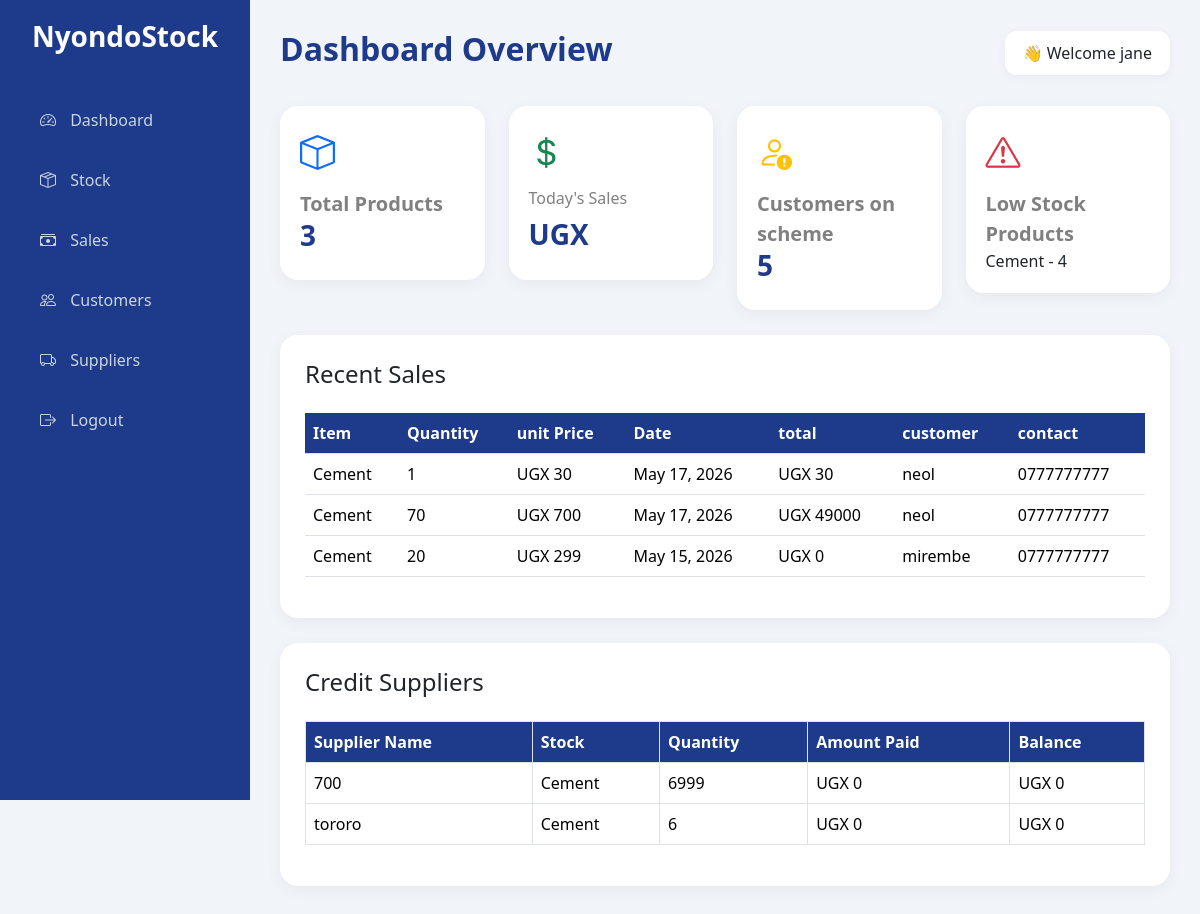
Page /dashboard/ on the earlier database version.
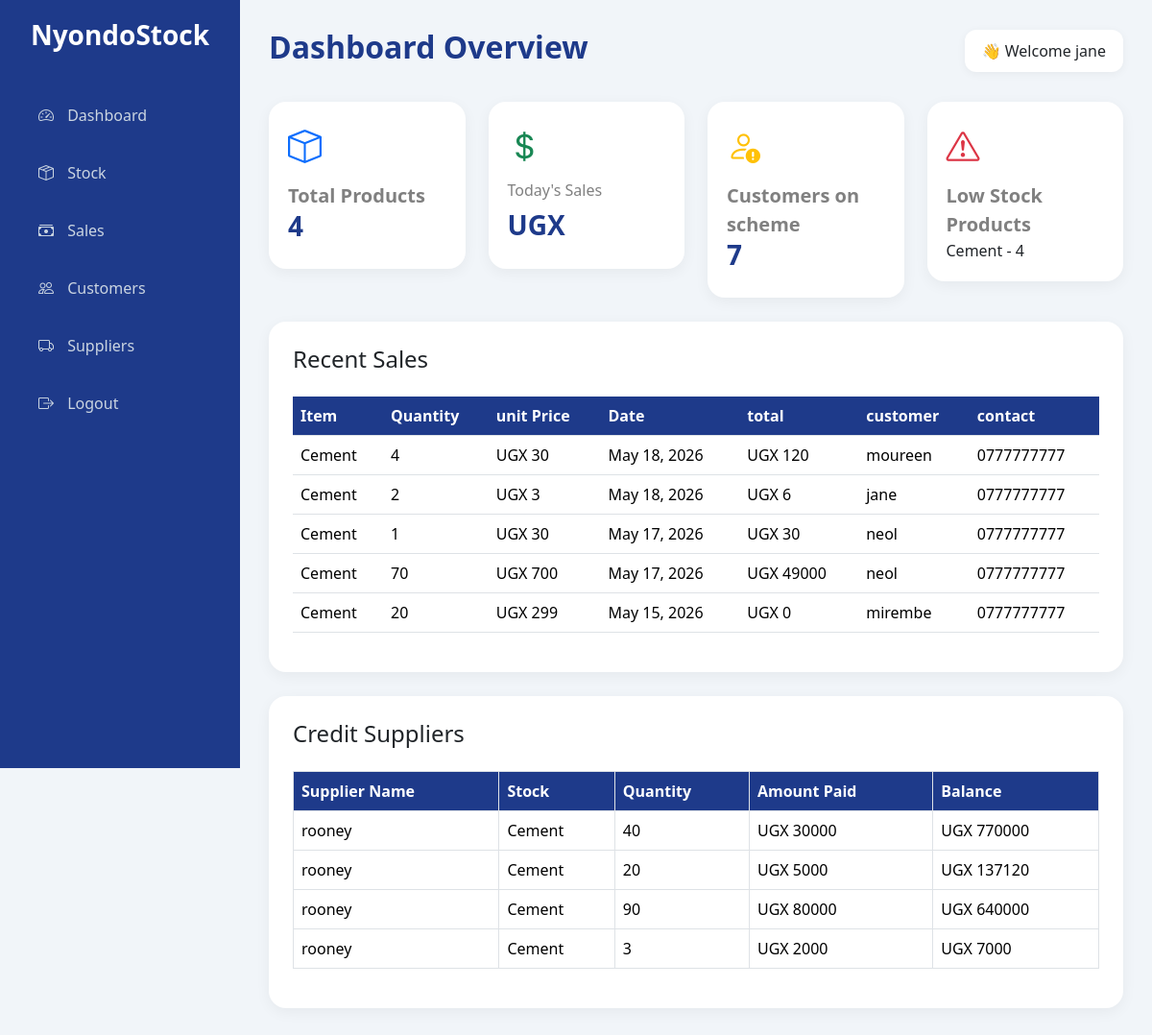
Same page on the later database version.
### mugeniapp/models.py (models this page shows, shortened)
class Stock(models.Model):
    name = models.CharField(max_length=100)
    category = models.CharField(max_length=100)
    quantity = models.PositiveIntegerField(default=0)
    cost_price = models.PositiveIntegerField(default=0)
    selling_price = models.PositiveIntegerField(default=0)
    date = models.DateField()
    specifications = models.CharField(max_length=100, null=True)
    def __str__(self):
     return self.name

class Sales(models.Model):
    name = models.ForeignKey(Stock, on_delete=models.CASCADE)
    quantity = models.PositiveIntegerField(default=0)
    unit_price = models.PositiveIntegerField()
    date = models.DateField()
    total_price = models.PositiveIntegerField(default=0)
    customer_name = models.CharField(max_length=100)
    customer_contact = models.CharField(max_length=100)
    distance = models.FloatField(default=0)
    transport_fee = models.PositiveIntegerField(default=0)
    grand_total = models.PositiveIntegerField(default=0)

class Supplier(models.Model):
    stock = models.ForeignKey(Stock, on_delete=models.CASCADE)
    supplier_name = models.CharField(max_length=100)
    supplier_contact = models.CharField(
    max_length=20,
    null=True,
    blank=True
)
    quantity = models.PositiveIntegerField(default=0)
    cost_price = models.PositiveIntegerField(default=0)
    total_cost = models.PositiveIntegerField(default=0 , blank=True, null=True)
    date = models.DateField()
    method_of_payment = models.CharField(max_length=50, default="Credit")
    amount_paid = models.IntegerField(default=0)
    balance = models.IntegerField(default=0, blank=True, null=True)

### mugeniapp/views.py (the view)
# urls.py: path('dashboard/', views.dashboard, name='dashboard'),
def dashboard(request):
    total_products = Stock.objects.count()
    today_sales = Sales.objects.all()
    total_sales_amount = sum(sale.total_price for sale in today_sales)
    scheme_customers = Customer.objects.count()
    credit_suppliers = Supplier.objects.all()
    recent_sales = Sales.objects.order_by('-id')[:5]
    low_stock_products = Stock.objects.filter(quantity__lte=5)
    context = {
        'total_products': total_products,
        'total_sales_amount': total_sales_amount,
        'scheme_customers': scheme_customers,
        'credit_suppliers': credit_suppliers,
        'recent_sales': recent_sales,
        'low_stock_products': low_stock_products,
    }
    return render(request, 'dashboard.html', context)

### mugeniapp/templates/dashboard.html (shortened to what this page needs)
<!DOCTYPE html>
<html lang="en">
<head>
    <link href="https://cdn.jsdelivr.net/npm/bootstrap@5.3.8/dist/css/bootstrap.min.css" rel="stylesheet">
    <link rel="stylesheet"
    href="https://cdn.jsdelivr.net/npm/bootstrap-icons@1.11.3/font/bootstrap-icons.min.css">
</head>
<body>
    <div class="sidebar">
        <h3>NyondoStock</h3>
        <a href="{% url 'dashboard' %}">
            <i class="bi bi-speedometer2"></i> Dashboard
        </a>
        <a href="{% url 'stock' %}">
            <i class="bi bi-box-seam"></i> Stock
        </a>
        <a href="{% url 'sales' %}">
            <i class="bi bi-cash-stack"></i> Sales
        </a>
        <a href="{% url 'customer' %}">
            <i class="bi bi-people"></i> Customers
        </a>
        <a href="{% url 'supplier' %}">
            <i class="bi bi-truck"></i> Suppliers
        </a>
        <a href="{% url 'login' %}">
            <i class="bi bi-box-arrow-right"></i> Logout
        </a>
    </div>
    <div class="main-content">
        <div class="topbar">
            <h2>Dashboard Overview</h2>
            <div class="profile">
                👋 Welcome jane
            </div>
        </div>
        <div class="row g-4">
            <div class="col-md-3">
                <div class="dashboard-card">
                    <div class="card-icon text-primary">
                        <i class="bi bi-box"></i>
                    </div>
 <li style="list-style: none;"><a href="{% url 'add' %}" style="font-size: 20px; color: grey; font-weight: bold; text-decoration: none;">Total Products</a></li>
                    <h3>{{ total_products }}</h3>
                </div>
            </div>
            <div class="col-md-3">
                <div class="dashboard-card">
                    <div class="card-icon text-success">
                        <i class="bi bi-currency-dollar"></i>
                    </div>
                    <h6>Today's Sales</h6>
                    <h3>UGX {{ today_sales_amount }}</h3>
                </div>
            </div>
            <div class="col-md-3">
                <div class="dashboard-card">
                    <div class="card-icon text-warning">
                        <i class="bi bi-person-exclamation"></i>
                    </div>
                  <li style="list-style: none;">
    <a href="{% url 'customer' %}"
       style="font-size: 20px; color: grey; font-weight: bold; text-decoration: none;">
        Customers on scheme
    </a>
</li>
                 <h3>{{ scheme_customers }}</h3>
                </div>
            </div>
            <div class="col-md-3">
                <div class="dashboard-card">
                    <div class="card-icon text-danger">
                        <i class="bi bi-exclamation-triangle"></i>
                    </div>
                      <li style="list-style: none;"><a href="{% url 'add' %}" style="font-size: 20px; color: grey; font-weight: bold; text-decoration: none;">Low Stock Products</a></li>
{% for item in low_stock_products %}
    {{ item.name }} - {{ item.quantity }}
{% endfor %}
                </div>
            </div>
        </div>
        <div class="table-box">
            <h4 class="mb-4">Recent Sales</h4>
            <table class="table table-hover align-middle">
                <thead>
                    <tr>
                        <th>Item</th>
                        <th>Quantity</th>
                        <th>unit Price</th>
                        <th>Date</th>
                        <th>total</th>
                        <th>customer</th>
                        <th>contact</th>
                    </tr>
                </thead>
                <tbody>
                    {% for sale in recent_sales %}
                    <tr>
                    <td>{{ sale.name }}</td>
                        <td>{{ sale.quantity }}</td>
                        <td>UGX {{ sale.unit_price }}</td>
         <td>{{ sale.date }}</td>
                        <td>UGX {{ sale.total_price }}</td>
                        <td>{{ sale.customer_name }}</td>
                        <td>{{ sale.customer_contact }}</td>
                    </tr>
                    {% endfor %}
                </tbody>
            </table>
        </div>
<div class="table-box">
    <h4 class="mb-4">Credit Suppliers</h4>
    <table class="table table-bordered align-middle">
        <thead>
            <tr>
                <th>Supplier Name</th>
                <th>Stock</th>
                <th>Quantity</th>
                <th>Amount Paid</th>
                <th>Balance</th>
            </tr>
        </thead>
        <tbody>
            {% for supplier in credit_suppliers %}
            <tr>
                <td>{{ supplier.supplier_name }}</td>
                <td>{{ supplier.stock.name }}</td>
                <td>{{ supplier.quantity }}</td>
                <td>UGX {{ supplier.amount_paid }}</td>
                <td>UGX {{ supplier.balance }}</td>
            </tr>
            {% endfor %}
        </tbody>
    </table>
</div>
    </div>
</body>
</html>

### mugeniapp/templates/dashboard.html (style rules this page uses)
* { margin: 0; padding: 0; box-sizing: border-box; }
body { background: #f1f5f9; font-family: 'Segoe UI', sans-serif; }
.sidebar { height: 100vh; background:#1E3A8A; position: fixed; width: 250px; padding-top: 20px; }
.sidebar h3 { color: white; text-align: center; margin-bottom: 40px; font-weight: bold; }
.sidebar a { display: block; color: #cbd5e1; text-decoration: none; padding: 14px 25px; margin: 8px 15px; border-radius: 10px; transition: 0.3s; font-size: 16px; }
.sidebar i { margin-right: 10px; }
.main-content { margin-left: 250px; padding: 30px; }
.topbar { display: flex; justify-content: space-between; align-items: center; margin-bottom: 30px; }
.topbar h2 { font-weight: bold; color: #1E3A8A; }
.profile { background: white; padding: 10px 18px; border-radius: 12px; box-shadow: 0 2px 10px rgba(0,0,0,0.05); }
.dashboard-card { border: none; border-radius: 18px; padding: 20px; background: white; box-shadow: 0 4px 15px rgba(0,0,0,0.05); transition: 0.3s; }
.card-icon { font-size: 35px; margin-bottom: 10px; }
.dashboard-card h6 { color: gray; margin-bottom: 10px; }
.dashboard-card h3 { font-weight: bold; color: #1E3A8A; }
.table-box { background: white; padding: 25px; border-radius: 18px; margin-top: 25px; box-shadow: 0 4px 15px rgba(0,0,0,0.05); }
.table th { background: #1E3A8A; color: white; }

Differences in the rows shown:
removed Supplier: supplier_name "700", stock.name "Cement", quantity "6999", amount_paid "0", balance "0"
removed Supplier: supplier_name "tororo", stock.name "Cement", quantity "6", amount_paid "0", balance "0"
added Sales: name "Cement", quantity "4", unit_price "30", date "May 18, 2026", total_price "120", customer_name "moureen", customer_contact "0777777777"
added Sales: name "Cement", quantity "2", unit_price "3", date "May 18, 2026", total_price "6", customer_name "jane", customer_contact "0777777777"
added Supplier: supplier_name "rooney", stock.name "Cement", quantity "40", amount_paid "30000", balance "770000"
added Supplier: supplier_name "rooney", stock.name "Cement", quantity "20", amount_paid "5000", balance "137120"
added Supplier: supplier_name "rooney", stock.name "Cement", quantity "90", amount_paid "80000", balance "640000"
added Supplier: supplier_name "rooney", stock.name "Cement", quantity "3", amount_paid "2000", balance "7000"
Other differences:
{{ total_products }}: "3" → "4"
{{ scheme_customers }}: "5" → "7"
